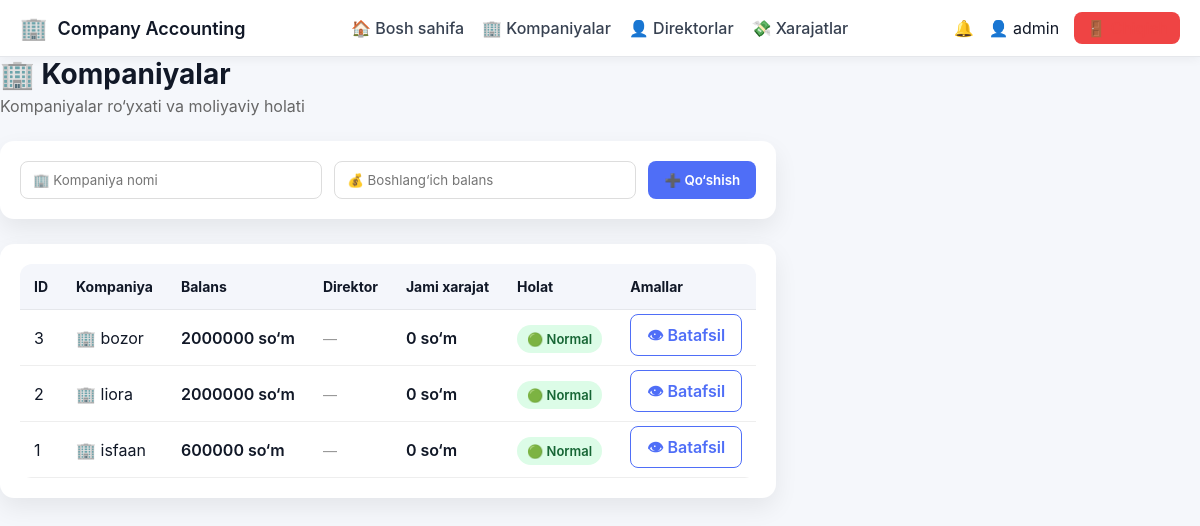
The app's page /admin/companies (signed in), older data.
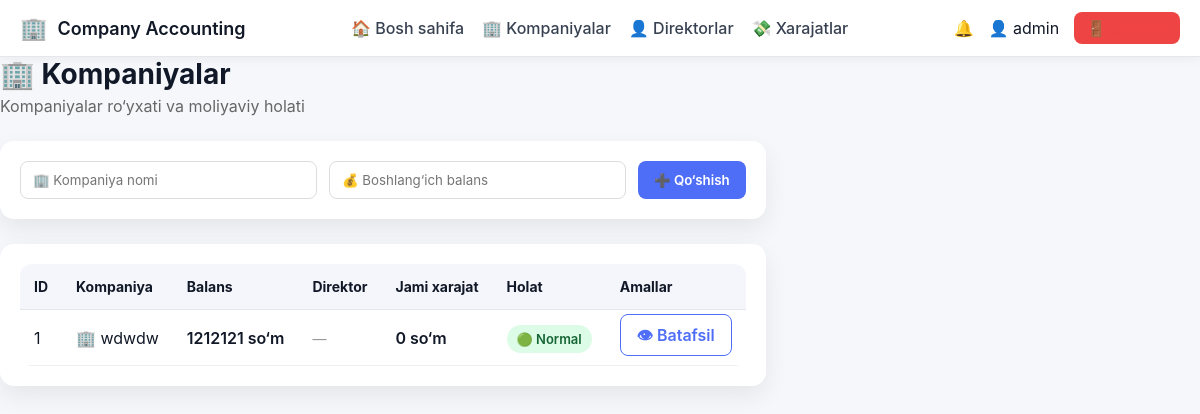
The same page, newer data.
### tables this page shows
CREATE TABLE companies (
        id INTEGER PRIMARY KEY AUTOINCREMENT,
        name TEXT,
        balance INTEGER DEFAULT 0,
        created_at TEXT
    );

### app.py (the view, shortened to what this page needs)
@app.route("/admin/companies", methods=["GET", "POST"])
def admin_companies():
    if session.get("role") != "admin":
        return "Ruxsat yo‘q ❌"
    conn = sqlite3.connect("users.db")
    conn.row_factory = sqlite3.Row   # ⭐ MUHIM
    c = conn.cursor()
    c.execute("""
        SELECT
            c.id,
            c.name,
            c.balance,
            u.username AS director,
            IFNULL(SUM(e.amount), 0) AS total_expense
        FROM companies c
        LEFT JOIN users u ON u.company_id = c.id AND u.role = 'director'
        LEFT JOIN expenses e ON e.company_id = c.id
        GROUP BY c.id
        ORDER BY c.id DESC
    """)
    companies = c.fetchall()
    conn.close()
    return render_template(
        "admin_companies.html",
        companies=companies
    )

### app.py (called while the page is built)
@app.context_processor
def inject_notifications():
    return {
        "notifications": [],
        "last_expense": session.get("last_expense")
    }

### templates/admin_companies.html (shortened to what this page needs)
<!DOCTYPE html>
<html lang="uz">
<head>
    <link rel="stylesheet" href="{{ url_for('static', filename='style.css') }}">
</head>
<body>
{% include "navbar.html" %}
<div class="layout">
    <main class="main">
        <div class="page-header">
    <h1>🏢 Kompaniyalar</h1>
    <p>Kompaniyalar ro‘yxati va moliyaviy holati</p>
</div>
<div class="card form-card">
    <form method="POST" class="add-form">
        <input type="text" name="name" placeholder="🏢 Kompaniya nomi" required>
        <input type="number" name="balance" placeholder="💰 Boshlang‘ich balans" required>
        <button type="submit" class="btn primary">➕ Qo‘shish</button>
    </form>
</div>
<div class="card">
    <table class="modern-table">
        <thead>
            <tr>
                <th>ID</th>
                <th>Kompaniya</th>
                <th>Balans</th>
                <th>Direktor</th>
                <th>Jami xarajat</th>
                <th>Holat</th>
                <th>Amallar</th>
            </tr>
        </thead>
        <tbody>
            {% for c in companies %}
            <tr>
                <td>{{ c.id }}</td>
                <td class="company-name">
                    🏢 {{ c.name }}
                </td>
                <td class="money">{{ c.balance }} so‘m</td>
                <td>
                    {% if c.director %}
                        👤 {{ c.director }}
                    {% else %}
                        <span class="muted">—</span>
                    {% endif %}
                </td>
                <td class="money">{{ c.total_expense }} so‘m</td>
                <td>
                    {% if c.balance <= 0 %}
                        <span class="badge danger">🔴 Xavfli</span>
                    {% else %}
                        <span class="badge success">🟢 Normal</span>
                    {% endif %}
                </td>
                <td>
                    <a href="{{ url_for('admin_company_detail', company_id=c.id) }}"
                       class="btn outline">👁 Batafsil</a>
                </td>
            </tr>
            {% endfor %}
        </tbody>
    </table>
</div>
    </main>
</div>
</body>
</html>

### templates/navbar.html (shortened to what this page needs)
<nav class="navbar">
    <div class="nav-left">
        <span class="logo">🏢</span>
        <span class="brand">Company Accounting</span>
    </div>
    <div class="nav-center" id="navMenu">
        <a href="{{ url_for('dashboard') }}">🏠 Bosh sahifa</a>
        {% if session.get("role") == "admin" %}
            <a href="{{ url_for('admin_companies') }}">🏢 Kompaniyalar</a>
            <a href="{{ url_for('admin_directors') }}">👤 Direktorlar</a>
            <a href="{{ url_for('admin_expenses') }}">💸 Xarajatlar</a>
        {% else %}
            <a href="{{ url_for('expenses') }}">💸 Xarajatlarim</a>
        {% endif %}
    </div>
    <div class="nav-right">
        <span class="icon">🔔</span>
        <span class="user">👤 {{ session.get("user") }}</span>
        <a href="{{ url_for('logout') }}" class="logout">🚪 Chiqish</a>
    </div>
</nav>

### static/style.css (style rules this page uses)
:root { --primary: #2563eb; --secondary: #1e293b; --bg: #f1f5f9; --card: #ffffff; --success: #16a34a; --danger: #dc2626; --text: #0f172a; }
* { margin: 0; padding: 0; box-sizing: border-box; font-family: Inter, Arial, sans-serif; }
body { background: var(--bg); color: var(--text); }
.layout { display: flex; min-height: calc(100vh - 60px); }
.card { background: var(--card); padding: 20px; border-radius: 14px; box-shadow: 0 10px 25px rgba(0,0,0,.05); }
table { width: 100%; border-collapse: collapse; background: white; border-radius: 12px; overflow: hidden; }
th, td { padding: 14px; border-bottom: 1px solid #e5e7eb; }
th { background: #f8fafc; text-align: left; font-size: 14px; }
button { background: var(--primary); color: white; border: none; padding: 10px 16px; border-radius: 8px; cursor: pointer; }
:root { --bg: #f5f7fb; --card: #ffffff; --text: #111827; --sidebar: #ffffff; --primary: #4f46e5; }
.card { background: var(--card); }
a { color: var(--primary); }
.navbar { background: var(--bg); color: var(--text); padding: 12px 20px; display: flex; justify-content: space-between; align-items: center; border-bottom: 1px solid #e5e7eb; }
.brand { font-weight: bold; font-size: 18px; }
.nav-right { display: flex; align-items: center; gap: 12px; }
:root { --bg: #ffffff; --text: #111827; }
.muted { color: #777; font-size: 14px; }
.page-header { margin-bottom: 25px; }
.page-header h1 { margin: 0; font-size: 28px; }
.page-header p { color: #666; margin-top: 5px; }
.card { background: #fff; border-radius: 14px; padding: 20px; margin-bottom: 25px; box-shadow: 0 10px 25px rgba(0,0,0,.07); }
.form-card { display: flex; justify-content: space-between; }
.add-form { display: flex; gap: 12px; width: 100%; }
.add-form input { flex: 1; padding: 10px 12px; border-radius: 8px; border: 1px solid #ddd; }
.btn { padding: 10px 16px; border-radius: 8px; text-decoration: none; font-weight: 600; cursor: pointer; }
.btn.primary { background: #4f6ef7; color: white; border: none; }
.btn.outline { border: 1px solid #4f6ef7; color: #4f6ef7; }
.modern-table { width: 100%; border-collapse: collapse; }
.modern-table th { background: #f4f6fb; padding: 14px; text-align: left; font-size: 14px; }
.modern-table td { padding: 14px; border-bottom: 1px solid #eee; }
.money { font-weight: 600; }
.badge { padding: 6px 10px; border-radius: 999px; font-size: 13px; font-weight: 600; }
.badge.success { background: #dcfce7; color: #166534; }
.muted { color: #999; }
.navbar { display: flex; align-items: center; justify-content: space-between; padding: 14px 24px; background: white; border-bottom: 1px solid #e5e7eb; box-shadow: 0 4px 10px rgba(0,0,0,.04); position: sticky; top: 0; z-index: 100; }
.nav-left { display: flex; align-items: center; gap: 10px; }
.brand { font-weight: 700; font-size: 18px; }
.nav-center { display: flex; gap: 20px; }
.nav-center a { text-decoration: none; color: #374151; font-weight: 500; }
.nav-right { display: flex; align-items: center; gap: 14px; }
.logout { background: #ef4444; color: white; padding: 6px 12px; border-radius: 8px; text-decoration: none; }
.navbar { display: flex; align-items: center; justify-content: space-between; background: #ffffff; padding: 12px 20px; box-shadow: 0 2px 10px rgba(0,0,0,.05); position: sticky; top: 0; z-index: 1000; }
.logo { font-size: 22px; }
.brand { font-weight: 600; font-size: 18px; }
.nav-center { display: flex; gap: 18px; }
.nav-right { display: flex; align-items: center; gap: 15px; }
.logout { text-decoration: none; color: #ef4444; font-weight: 500; }
body { background: #f5f7fb; }

Row changes from the older to the newer data that the page shows:
removed companies: id "3", name "bozor", balance "2000000", total_expense "0", shows "🟢 Normal"
removed companies: id "2", name "liora", balance "2000000", total_expense "0", shows "🟢 Normal"
changed companies id 1: name "isfaan" → "wdwdw"; balance "600000" → "1212121"
